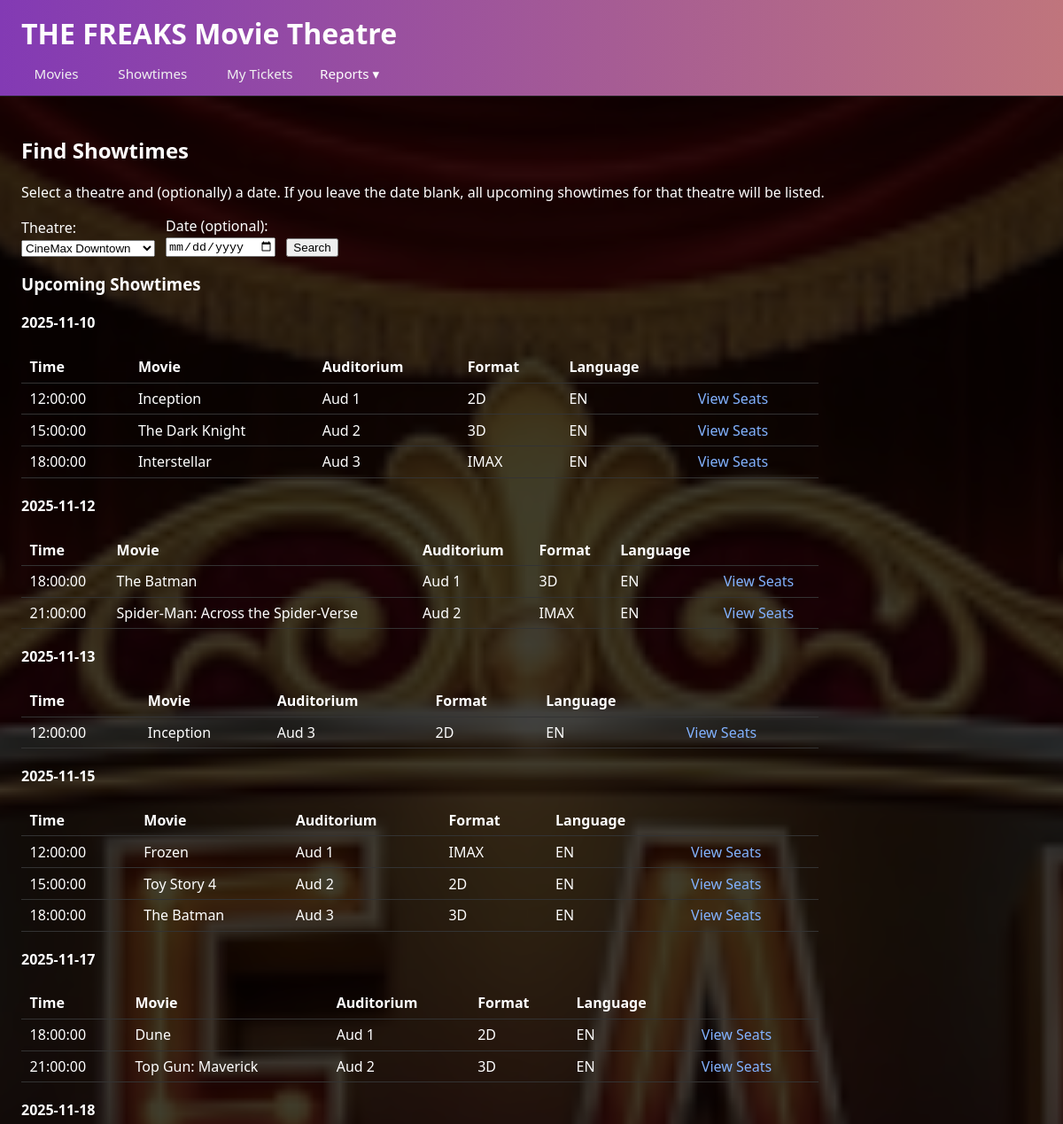
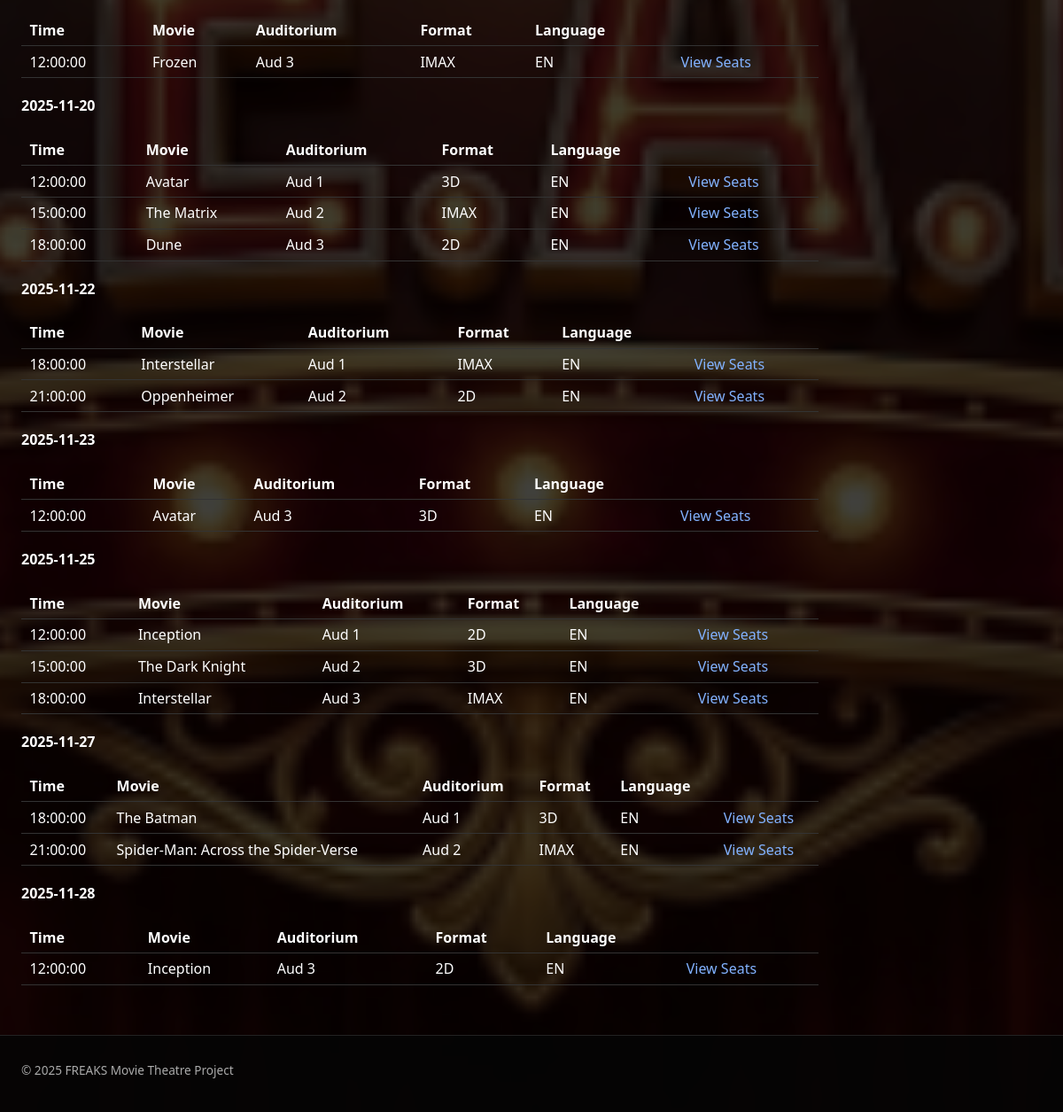
Page /Movie-theater-Webapp/public/showtimes.php on the committed database (2 pictures, top to bottom).
### tables this page shows
CREATE TABLE Showtime (
  showtime_ID INT AUTO_INCREMENT PRIMARY KEY,
  movie_ID INT NOT NULL,
  auditorium_ID INT NOT NULL,
  format VARCHAR(10),
  language VARCHAR(20) NOT NULL,
  showDateTime DATETIME NOT NULL,
  CONSTRAINT fk_showtime_movie
    FOREIGN KEY (movie_ID)
    REFERENCES Movie(movie_ID)
    ON DELETE CASCADE
    ON UPDATE CASCADE,
  CONSTRAINT fk_showtime_auditorium
    FOREIGN KEY (auditorium_ID)
    REFERENCES Auditorium(auditorium_ID)
    ON DELETE CASCADE
    ON UPDATE CASCADE
   
);

CREATE TABLE Movie (
  movie_ID INT AUTO_INCREMENT PRIMARY KEY,
  title VARCHAR(200) NOT NULL,
  runtime INT NOT NULL CHECK (runtime > 0),  
  releaseDate DATE NOT NULL,
  mpaaRating VARCHAR(10)
);

CREATE TABLE Auditorium (
  auditorium_ID INT AUTO_INCREMENT PRIMARY KEY,
  name VARCHAR(50) NOT NULL,
  totalSeats INT NOT NULL CHECK (totalSeats > 0),
  theatre_ID INT NOT NULL,
  CONSTRAINT fk_auditorium_theatre
    FOREIGN KEY (theatre_ID)
    REFERENCES Theatre(theatre_ID)
    ON DELETE CASCADE
    ON UPDATE CASCADE
);

### Movie-theater-Webapp/public/showtimes.php (the view, shortened to what this page needs)
<?php
require_once __DIR__ . '/../includes/header.php';
$pdo = getPDO();
$theatreStmt = $pdo->query("SELECT theatre_ID, name FROM Theatre ORDER BY name");
$theatres = $theatreStmt->fetchAll();
$selectedTheatreId = get_int_from_get('theatre_id');
if ($selectedTheatreId === null) {
    $selectedTheatreId = (int)$theatres[0]['theatre_ID'];
}
$selectedDate = trim($_GET['show_date'] ?? '');
$sql = "
    SELECT
        s.showtime_ID,
        s.showDateTime,
        s.format,
        s.language,
        m.title         AS movie_title,
        a.name          AS auditorium_name
    FROM Showtime s
    JOIN Movie      m ON s.movie_ID      = m.movie_ID
    JOIN Auditorium a ON s.auditorium_ID = a.auditorium_ID
    WHERE a.theatre_ID = :theatre_id
";
$params = [
    ':theatre_id' => $selectedTheatreId,
];
$sql .= " ORDER BY s.showDateTime, m.title";
$showStmt = $pdo->prepare($sql);
$showStmt->execute($params);
$showtimes = $showStmt->fetchAll();
$showtimesByDate = [];
foreach ($showtimes as $row) {
    $date = substr($row['showDateTime'], 0, 10);
    if (!isset($showtimesByDate[$date])) {
        $showtimesByDate[$date] = [];
    }
    $showtimesByDate[$date][] = $row;
}
?>
<h2>Find Showtimes</h2>
<p>
    Select a theatre and (optionally) a date.
    If you leave the date blank, all upcoming showtimes for that theatre will be listed.
</p>
<form method="get" action="" style="display:flex; flex-wrap:wrap; gap:0.75rem; align-items:flex-end; margin-bottom:1rem;">
    <div>
        <label for="theatre_id">Theatre:</label><br>
        <select name="theatre_id" id="theatre_id">
            <?php foreach ($theatres as $theatre): ?>
                <option value="<?= htmlspecialchars($theatre['theatre_ID']) ?>"
                    <?= $selectedTheatreId === (int)$theatre['theatre_ID'] ? 'selected' : '' ?>>
                    <?= htmlspecialchars($theatre['name']) ?>
                </option>
            <?php endforeach; ?>
        </select>
    </div>
    <div>
        <label for="show_date">Date (optional):</label><br>
        <input type="date" name="show_date" id="show_date"
               value="<?= htmlspecialchars($selectedDate) ?>">
    </div>
    <div>
        <button type="submit">Search</button>
    </div>
</form>
<?php if (empty($showtimes)): ?>
    <?php if ($selectedDate !== ''): ?>
        <p>No showtimes found for this theatre on <strong><?= htmlspecialchars($selectedDate) ?></strong>.</p>
    <?php else: ?>
        <p>No showtimes found for this theatre.</p>
    <?php endif; ?>
<?php else: ?>
    <?php if ($selectedDate !== ''): ?>
        <h3>Showtimes on <?= htmlspecialchars($selectedDate) ?></h3>
    <?php else: ?>
        <h3>Upcoming Showtimes</h3>
    <?php endif; ?>
    <?php foreach ($showtimesByDate as $date => $rows): ?>
        <h4 style="margin-top:1.25rem;"><?= htmlspecialchars($date) ?></h4>
        <table>
            <thead>
                <tr>
                    <th>Time</th>
                    <th>Movie</th>
                    <th>Auditorium</th>
                    <th>Format</th>
                    <th>Language</th>
                    <th></th>
                </tr>
            </thead>
            <tbody>
                <?php foreach ($rows as $st): ?>
                    <tr>
                        <td><?= htmlspecialchars(substr($st['showDateTime'], 11)) ?></td>
                        <td><?= htmlspecialchars($st['movie_title']) ?></td>
                        <td><?= htmlspecialchars($st['auditorium_name']) ?></td>
                        <td><?= htmlspecialchars($st['format']) ?></td>
                        <td><?= htmlspecialchars($st['language']) ?></td>
                        <td>
                            <a href="seats.php?showtime_id=<?= urlencode($st['showtime_ID']) ?>">
                                View Seats
                            </a>
                        </td>
                    </tr>
                <?php endforeach; ?>
            </tbody>
        </table>
    <?php endforeach; ?>
<?php endif; ?>
<?php
require_once __DIR__ . '/../includes/footer.php';

### Movie-theater-Webapp/includes/header.php (shortened to what this page needs)
<!DOCTYPE html>
<html lang="en">
<head>
    <link rel="stylesheet" href="assets/css/style.css">
</head>
<body>
<header class="site-header">
    <h1 class="site-title">THE FREAKS Movie Theatre</h1>
    <nav class="site-nav">
        <a href="index.php">Movies</a>
        <a href="showtimes.php">Showtimes</a>
        <a href="tickets.php">My Tickets</a>
        <div class="nav-group">
            <span>Reports ▾</span>
        </div>
    </nav>
</header>
<main class="site-main">

### Movie-theater-Webapp/includes/footer.php (shortened to what this page needs)
</main>
<footer class="site-footer">
    <p>&copy; <?= date('Y') ?> FREAKS Movie Theatre Project</p>
</footer>
</body>
</html>

### Movie-theater-Webapp/public/assets/css/style.css (style rules this page uses)
* { box-sizing: border-box; }
body { margin: 0; font-family: system-ui, -apple-system, BlinkMacSystemFont, "Segoe UI", sans-serif; color: #fefefe; background-image: url("../img/freak_background.png"); background-size: cover; background-position: center; background-repeat: no-repeat; background-attachment: fixed; }
body::before { content: ""; position: fixed; inset: 0; background: rgba(0, 0, 0, 0.75); z-index: -1; }
a { color: #82b2ff; text-decoration: none; }
table { border-collapse: collapse; width: 100%; max-width: 900px; }
th, td { padding: 0.4rem 0.6rem; border-bottom: 1px solid #333; text-align: left; }
th { font-weight: 600; }
.site-header { padding: 1rem 1.5rem 0.5rem; background: linear-gradient( 270deg, #833AB4, #FD1D1D, #FCB045, #833AB4 ); background-size: 600% 600%; animation: gradientMove 8s ease infinite; border-bottom: 1px solid #222; }
.site-title { margin: 0 0 0.5rem 0; }
.site-nav { display: flex; gap: 1rem; align-items: center; font-size: 0.95rem; }
.site-nav a { position: relative; padding: 0.4rem 0.9rem; border-radius: 999px; color: #f0f0f0; transition: background-color 0.25s ease, box-shadow 0.25s ease, color 0.25s ease; }
.nav-group { position: relative; }
.nav-group > span { cursor: default; }
.site-main { padding: 1.5rem; }
footer { padding: 1rem 1.5rem 1.5rem; border-top: 1px solid #222; margin-top: 2rem; font-size: 0.85rem; color: #aaa; background: rgba(5, 5, 5, 0.85); }

### rows in the picture
showtime: showDateTime "12:00:00", movie_ID.title "Inception", auditorium_ID.name "Aud 1", format "2D", language "EN"
showtime: showDateTime "15:00:00", movie_ID.title "The Dark Knight", auditorium_ID.name "Aud 2", format "3D", language "EN"
showtime: showDateTime "18:00:00", movie_ID.title "Interstellar", auditorium_ID.name "Aud 3", format "IMAX", language "EN"
showtime: showDateTime "18:00:00", movie_ID.title "The Batman", auditorium_ID.name "Aud 1", format "3D", language "EN"
showtime: showDateTime "21:00:00", movie_ID.title "Spider-Man: Across the Spider-Verse", auditorium_ID.name "Aud 2", format "IMAX", language "EN"
showtime: showDateTime "12:00:00", movie_ID.title "Inception", auditorium_ID.name "Aud 3", format "2D", language "EN"
showtime: showDateTime "12:00:00", movie_ID.title "Frozen", auditorium_ID.name "Aud 1", format "IMAX", language "EN"
showtime: showDateTime "15:00:00", movie_ID.title "Toy Story 4", auditorium_ID.name "Aud 2", format "2D", language "EN"
showtime: showDateTime "18:00:00", movie_ID.title "The Batman", auditorium_ID.name "Aud 3", format "3D", language "EN"
showtime: showDateTime "18:00:00", movie_ID.title "Dune", auditorium_ID.name "Aud 1", format "2D", language "EN"
showtime: showDateTime "21:00:00", movie_ID.title "Top Gun: Maverick", auditorium_ID.name "Aud 2", format "3D", language "EN"
showtime: showDateTime "12:00:00", movie_ID.title "Frozen", auditorium_ID.name "Aud 3", format "IMAX", language "EN"
showtime: showDateTime "12:00:00", movie_ID.title "Avatar", auditorium_ID.name "Aud 1", format "3D", language "EN"
showtime: showDateTime "15:00:00", movie_ID.title "The Matrix", auditorium_ID.name "Aud 2", format "IMAX", language "EN"
showtime: showDateTime "18:00:00", movie_ID.title "Dune", auditorium_ID.name "Aud 3", format "2D", language "EN"
showtime: showDateTime "18:00:00", movie_ID.title "Interstellar", auditorium_ID.name "Aud 1", format "IMAX", language "EN"
showtime: showDateTime "21:00:00", movie_ID.title "Oppenheimer", auditorium_ID.name "Aud 2", format "2D", language "EN"
showtime: showDateTime "12:00:00", movie_ID.title "Avatar", auditorium_ID.name "Aud 3", format "3D", language "EN"
showtime: showDateTime "12:00:00", movie_ID.title "Inception", auditorium_ID.name "Aud 1", format "2D", language "EN"
showtime: showDateTime "15:00:00", movie_ID.title "The Dark Knight", auditorium_ID.name "Aud 2", format "3D", language "EN"
showtime: showDateTime "18:00:00", movie_ID.title "Interstellar", auditorium_ID.name "Aud 3", format "IMAX", language "EN"
showtime: showDateTime "18:00:00", movie_ID.title "The Batman", auditorium_ID.name "Aud 1", format "3D", language "EN"
showtime: showDateTime "21:00:00", movie_ID.title "Spider-Man: Across the Spider-Verse", auditorium_ID.name "Aud 2", format "IMAX", language "EN"
showtime: showDateTime "2025-11-28", showDateTime "12:00:00", movie_ID.title "Inception", auditorium_ID.name "Aud 3", format "2D", language "EN"

### other values in the picture
$date "2025-11-10"
$date "2025-11-12"
$date "2025-11-13"
$date "2025-11-15"
$date "2025-11-17"
$date "2025-11-18"
$date "2025-11-20"
$date "2025-11-22"
$date "2025-11-23"
$date "2025-11-25"
$date "2025-11-27"
form field theatre_id "CineMax Downtown"
